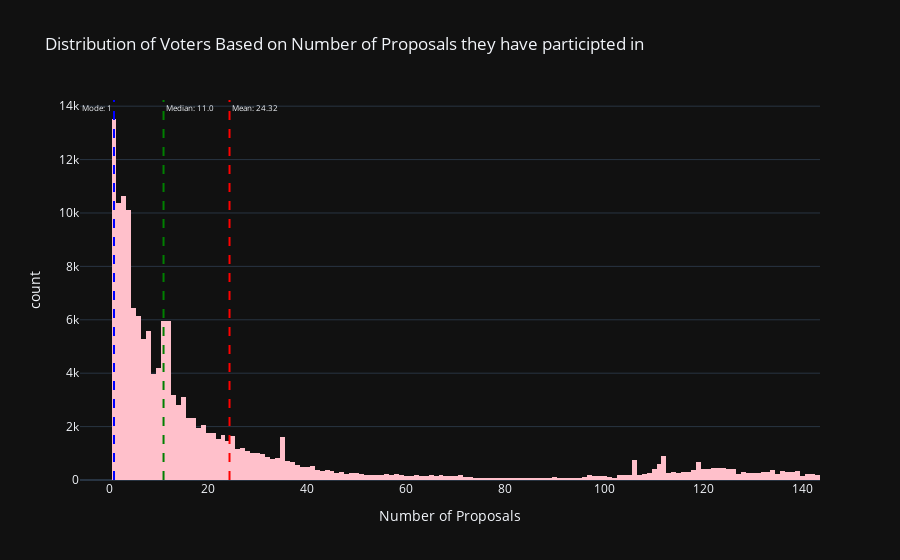

Notebook code for this chart:
### Markdown cell above
## Distribution of voters based on the number of proposals they have participated in:

### Code cell
# Count the number of proposals each voter voted for
voter_proposal_counts = all_data1['Voter'].value_counts()

# Calculate the mean, median, and mode values of proposals_count
mean_proposals_count = voter_counts_df['votes_count'].mean()
median_proposals_count = voter_counts_df['votes_count'].median()
mode_proposals_count = voter_counts_df['votes_count'].mode().iloc[0]

# Plotting the histogram with Plotly Express
fig = px.histogram(voter_counts_df, x='votes_count',
                   labels={'votes_count': 'Number of Proposals'},
                   title='Distribution of Voters Based on Number of Proposals they have participted in',
                   template='plotly_dark',
                   color_discrete_sequence=['pink'])

# Add vertical lines for the mean, median, and mode values
fig.add_vline(x=mean_proposals_count, line_dash="dash", line_color="red",
              annotation_text=f"Mean: {mean_proposals_count:.2f}",
              annotation_position="top right", annotation_font_size=8)

fig.add_vline(x=median_proposals_count, line_dash="dash", line_color="green",
              annotation_text=f"Median: {median_proposals_count}",
              annotation_position="top right", annotation_font_size=8)

fig.add_vline(x=mode_proposals_count, line_dash="dash", line_color="blue",
              annotation_text=f"Mode: {mode_proposals_count}",
              annotation_position="top left", annotation_font_size=8)

# Show the interactive plot
fig.show()
fig.write_html(r'Graphs\dis-voters-proposals-participated.html')

### Figure 1 — Plotly figure (JSON) as saved in the notebook; plotly's stock layout.template omitted (floating-point values rounded to 4 significant figures; data arrays with more than 128 entries replaced by an {"elided": "..."} marker saying what was removed)
{"data": [{"alignmentgroup": "True", "bingroup": "x", "hovertemplate": "Number of Proposals=%{x}<br>count=%{y}<extra></extra>", "legendgroup": "", "marker": {"color": "pink", "pattern": {"shape": ""}}, "name": "", "offsetgroup": "", "orientation": "v", "showlegend": false, "type": "histogram", "x": {"elided": "152977 int values"}, "xaxis": "x", "yaxis": "y"}], "layout": {"annotations": [{"font": {"size": 8}, "showarrow": false, "text": "Mean: 24.32", "x": 24.32, "xanchor": "left", "xref": "x", "y": 1, "yanchor": "top", "yref": "y domain"}, {"font": {"size": 8}, "showarrow": false, "text": "Median: 11.0", "x": 11, "xanchor": "left", "xref": "x", "y": 1, "yanchor": "top", "yref": "y domain"}, {"font": {"size": 8}, "showarrow": false, "text": "Mode: 1", "x": 1, "xanchor": "right", "xref": "x", "y": 1, "yanchor": "top", "yref": "y domain"}], "barmode": "relative", "legend": {"tracegroupgap": 0}, "shapes": [{"line": {"color": "red", "dash": "dash"}, "type": "line", "x0": 24.32, "x1": 24.32, "xref": "x", "y0": 0, "y1": 1, "yref": "y domain"}, {"line": {"color": "green", "dash": "dash"}, "type": "line", "x0": 11, "x1": 11, "xref": "x", "y0": 0, "y1": 1, "yref": "y domain"}, {"line": {"color": "blue", "dash": "dash"}, "type": "line", "x0": 1, "x1": 1, "xref": "x", "y0": 0, "y1": 1, "yref": "y domain"}], "title": {"text": "Distribution of Voters Based on Number of Proposals they have participted in"}, "xaxis": {"anchor": "y", "domain": [0, 1], "title": {"text": "Number of Proposals"}}, "yaxis": {"anchor": "x", "domain": [0, 1], "title": {"text": "count"}}}}
